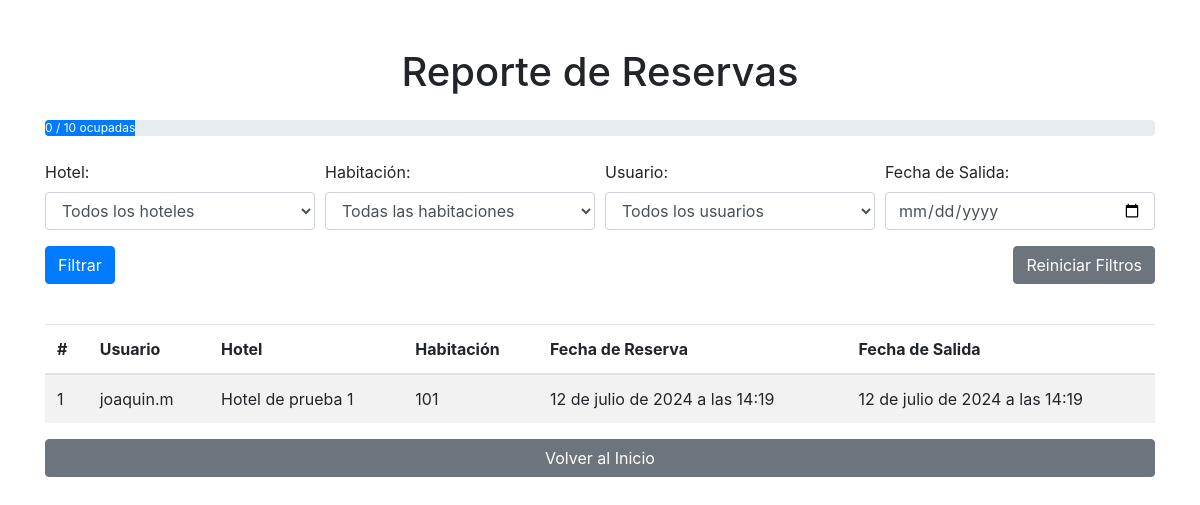
Before: /reporte-reservas/ with the older database file.
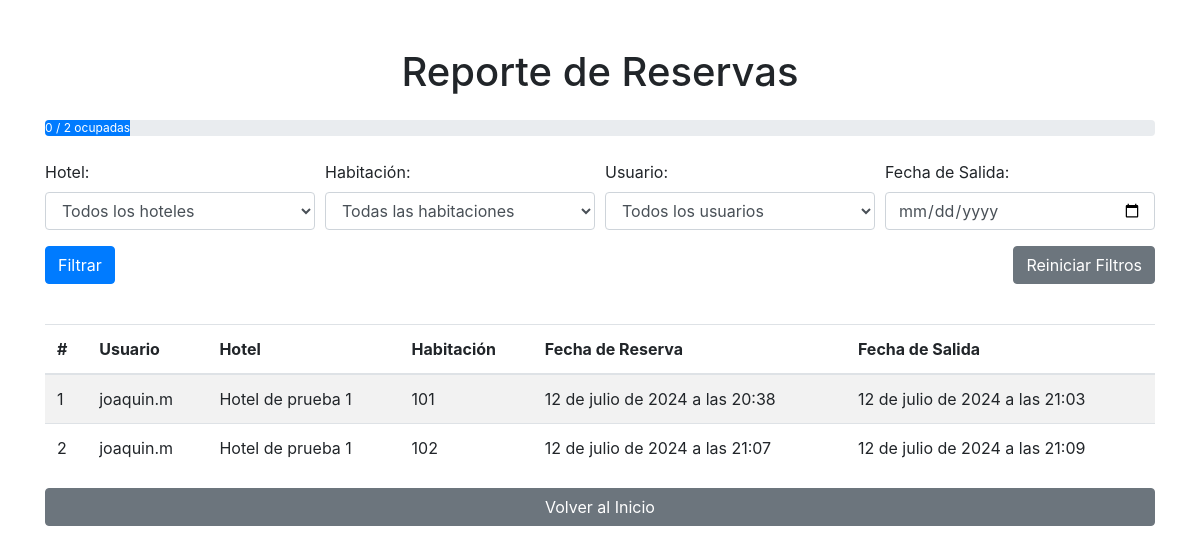
After: the same page with the newer database file.
### hoteles/models.py (models this page shows, shortened)
class Reserva(models.Model):
    usuario = models.ForeignKey(Usuario, on_delete=models.CASCADE)
    hotel = models.ForeignKey(Hotel, on_delete=models.CASCADE)
    habitacion = models.ForeignKey(Habitacion, on_delete=models.CASCADE)
    fecha_reserva = models.DateTimeField(auto_now_add=True)
    fecha_ingreso = models.DateTimeField(null=True, blank=True)
    fecha_salida = models.DateTimeField(null=True, blank=True)
    checkout = models.BooleanField(default=False)

class Hotel(models.Model):
    CATEGORIAS = [
        ('normal', 'Normal'),
        ('frente_al_mar', 'Frente al Mar'),
        ('cabanas', 'Cabañas'),
    ]
    id = models.AutoField(primary_key=True)
    nombre = models.CharField(max_length=255)
    descripcion_breve = models.CharField(max_length=500)
    descripcion_detallada = models.TextField()
    precio = models.IntegerField()
    foto = models.ImageField(upload_to='hoteles/')
    categoria = models.CharField(max_length=20, choices=CATEGORIAS, default='normal')
    en_oferta = models.BooleanField(default=False)
    porcentaje_descuento = models.IntegerField(default=0)
    stock_habitaciones = models.PositiveIntegerField(default=0)
    ubicacion = models.CharField(max_length=255, null=True, blank=True)
    wifi_gratuito = models.BooleanField(default=False)
    desayuno_incluido = models.BooleanField(default=False)
    gimnasio = models.BooleanField(default=False)
    piscina = models.BooleanField(default=False)
    spa = models.BooleanField(default=False)
    restaurante = models.BooleanField(default=False)
    servicio_transporte = models.BooleanField(default=False)
    servicios_eventos = models.BooleanField(default=False)
    servicio_conserjeria = models.BooleanField(default=False)

class Habitacion(models.Model):
    hotel = models.ForeignKey(Hotel, related_name='habitaciones', on_delete=models.CASCADE)
    numero = models.CharField(max_length=20)
    cantidad_camas = models.PositiveIntegerField()
    descripcion = models.TextField()
    ocupada = models.BooleanField(default=False)

### usuarios/models.py (models this page shows, shortened)
class Usuario(AbstractBaseUser, PermissionsMixin):
    date_joined = models.DateTimeField(auto_now_add=True)
    nombre = models.CharField(max_length=255)
    usuario = models.CharField(max_length=255, unique=True)
    email = models.EmailField(max_length=255, unique=True)
    password = models.CharField(max_length=255)
    puntos = models.IntegerField(default=0)
    hoteles_vistos_ids = models.TextField('IDs de hoteles visitados', blank=True)
    roles = models.ManyToManyField('Role', related_name='usuarios', blank=True)
    foto_perfil = models.ImageField(upload_to=user_directory_path, null=True, blank=True)
    descuento = models.IntegerField(default=0)
    lista_cupones = models.TextField(null=True, blank=True)
    is_active = models.BooleanField(default=True)
    is_staff = models.BooleanField(default=False)
    objects = UsuarioManager()
    USERNAME_FIELD = 'usuario'
    REQUIRED_FIELDS = ['email']

### hoteles/views.py (the view)
# urls.py: path('reporte-reservas/', reporte_reservas, name='reporte_reservas'),
def reporte_reservas(request):
    form = FiltroReservasForm(request.GET)
    reservas = Reserva.objects.all()
    if form.is_valid():
        hotel = form.cleaned_data['hotel']
        habitacion = form.cleaned_data['habitacion']
        usuario = form.cleaned_data['usuario']
        fecha_salida = form.cleaned_data['fecha_salida']
        if hotel:
            reservas = reservas.filter(hotel=hotel)
        if habitacion:
            reservas = reservas.filter(habitacion=habitacion)
        if usuario:
            reservas = reservas.filter(usuario=usuario)
        if fecha_salida:
            reservas = reservas.filter(fecha_salida__date=fecha_salida)
    total_habitaciones = Habitacion.objects.count()
    habitaciones_ocupadas = Reserva.objects.filter(fecha_salida__isnull=True).count()
    porcentaje_ocupacion = (habitaciones_ocupadas / total_habitaciones) * 100 if total_habitaciones > 0 else 0
    context = {
        'reservas': reservas,
        'form': form,
        'hoteles': Hotel.objects.all(),
        'habitaciones': Habitacion.objects.all(),
        'total_habitaciones': total_habitaciones,
        'habitaciones_ocupadas': habitaciones_ocupadas,
        'porcentaje_ocupacion': porcentaje_ocupacion,
    }
    return render(request, './reportes/reporte_reservas.html', context)

### hoteles/forms.py
class FiltroReservasForm(forms.Form):
    hotel = forms.ModelChoiceField(queryset=Hotel.objects.all(), required=False, label='Hotel')
    habitacion = forms.ModelChoiceField(queryset=Habitacion.objects.all(), required=False, label='Habitación')
    usuario = forms.ModelChoiceField(queryset=Usuario.objects.all(), required=False, label='Usuario')
    fecha_salida = forms.DateTimeField(required=False, label='Fecha de Salida', widget=forms.DateInput(attrs={'type': 'date'}))

### hoteles/templates/reportes/reporte_reservas.html (shortened to what this page needs)
<!DOCTYPE html>
<html lang="es">
<head>
    <link href="https://stackpath.bootstrapcdn.com/bootstrap/4.5.2/css/bootstrap.min.css" rel="stylesheet">
</head>
<body>
    <div class="container mt-5">
        <h1 class="text-center">Reporte de Reservas</h1>
        <div class="progress my-4">
            <div class="progress-bar" role="progressbar"
                style="width: {{ porcentaje_ocupacion }}%;"
                aria-valuenow="{{ habitaciones_ocupadas }}"
                aria-valuemin="0"
                aria-valuemax="{{ total_habitaciones }}">
                {{ habitaciones_ocupadas }} / {{ total_habitaciones }} ocupadas
            </div>
        </div>
        <form method="get" class="mb-4">
            <div class="form-row">
                <div class="form-group col-md-3">
                    <label for="hotel">Hotel:</label>
                    <select id="hotel" name="hotel" class="form-control">
                        <option value="">Todos los hoteles</option>
                    </select>
                </div>
                <div class="form-group col-md-3">
                    <label for="habitacion">Habitación:</label>
                    <select id="habitacion" name="habitacion" class="form-control">
                        <option value="">Todas las habitaciones</option>
                    </select>
                </div>
                <div class="form-group col-md-3">
                    <label for="usuario">Usuario:</label>
                    <select id="usuario" name="usuario" class="form-control">
                        <option value="">Todos los usuarios</option>
                    </select>
                </div>
                <div class="form-group col-md-3">
                    <label for="fecha_salida">Fecha de Salida:</label>
                    <input type="date" id="fecha_salida" name="fecha_salida" class="form-control" value="{{ request.GET.fecha_salida }}">
                </div>
            </div>
            <div class="form-row">
                <div class="form-group col-md-6">
                    <button type="submit" class="btn btn-primary">Filtrar</button>
                </div>
                <div class="form-group col-md-6 text-right">
                    <a href="{% url 'reporte_reservas' %}" class="btn btn-secondary">Reiniciar Filtros</a>
                </div>
            </div>
        </form>
        <table class="table table-striped">
            <thead>
                <tr>
                    <th>#</th>
                    <th>Usuario</th>
                    <th>Hotel</th>
                    <th>Habitación</th>
                    <th>Fecha de Reserva</th>
                    <th>Fecha de Salida</th>
                </tr>
            </thead>
            <tbody>
                {% for reserva in reservas %}
                <tr>
                    <td>{{ forloop.counter }}</td>
                    <td>{{ reserva.usuario.usuario }}</td>
                    <td>{{ reserva.hotel.nombre }}</td>
                    <td>{{ reserva.habitacion.numero }}</td>
                    <td>{{ reserva.fecha_reserva }}</td>
                    {% if reserva.fecha_salida %}
                        <td>{{ reserva.fecha_salida }}</td>
                    {% else %}
                        <td>Sin fecha de salida</td>
                    {% endif %}
                </tr>
                {% endfor %}
            </tbody>
        </table>
        <a href="{% url 'index' %}" class="btn btn-secondary btn-block mt-3 mb-3">Volver al Inicio</a>
    </div>
</body>
</html>

Changed rows visible on the page:
removed Reserva: usuario.usuario "joaquin.m", hotel.nombre "Hotel de prueba 1", habitacion.numero "101", fecha_reserva "12 de julio de 2024 a las 14:19", fecha_salida "12 de julio de 2024 a las 14:19"
added Reserva: usuario.usuario "joaquin.m", hotel.nombre "Hotel de prueba 1", habitacion.numero "101", fecha_reserva "12 de julio de 2024 a las 20:38", fecha_salida "12 de julio de 2024 a las 21:03"
added Reserva: usuario.usuario "joaquin.m", hotel.nombre "Hotel de prueba 1", habitacion.numero "102", fecha_reserva "12 de julio de 2024 a las 21:07", fecha_salida "12 de julio de 2024 a las 21:09"
Other visible differences:
{{ total_habitaciones }}: "10" → "2"
